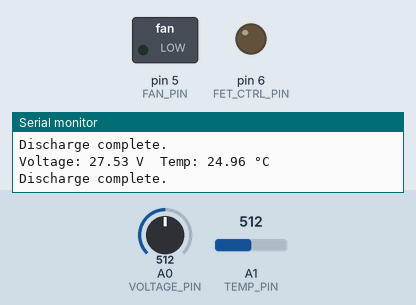
The sketch below on a simulated Arduino Uno, built with avr-gcc and run on an emulated ATmega328P. On the bench: switched loads named in the sketch (green lamp = pin HIGH), output pins drawn as LEDs (lit = HIGH), the last lines printed to the serial monitor. The inputs (shaded band) are chosen by the test bench; at power-on: A1 (TEMP_PIN) = 512, A0 (VOLTAGE_PIN) = 512.

Above: at 1.8 s.
1.9 s: A1 (TEMP_PIN) set to 285
3.4 s: A1 (TEMP_PIN) set to 256
At 4.6 s:
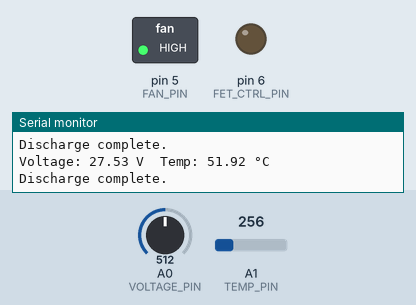
5.5 s: A1 (TEMP_PIN) set to 346
7.2 s: A1 (TEMP_PIN) set to 367
At 9.1 s:
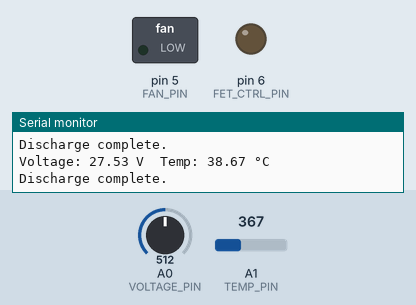
9.5 s: A1 (TEMP_PIN) set to 122
At 10.8 s:
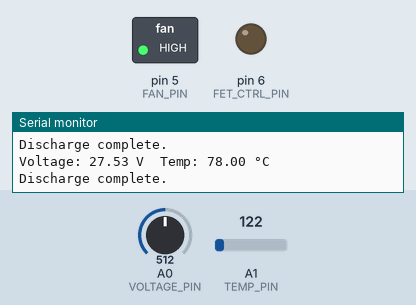
Timing chart, 0 to 12.5 s (numbered marks = the images above; inputs shaded):
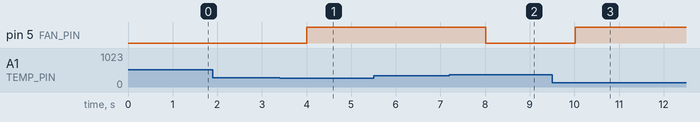

The sketch:

12SDischarger.ino
```cpp
/*
  12S LiPo Discharger (Arduino Firmware)
*/

#define VOLTAGE_PIN A0
#define TEMP_PIN     A1
#define FAN_PIN      5
#define FET_CTRL_PIN 6

const float R1 = 100000.0;
const float R2 = 10000.0;
const float THERMISTOR_BETA = 3950.0;
const float THERMISTOR_NOMINAL = 10000.0;
const float TEMPERATURE_NOMINAL = 25.0;
const float SERIES_RESISTOR = 10000.0;

const float CUTOFF_VOLTAGE = 45.6;
const float FAN_ON_TEMP = 50.0;
const float FAN_OFF_TEMP = 40.0;

void setup() {
  pinMode(FAN_PIN, OUTPUT);
  pinMode(FET_CTRL_PIN, OUTPUT);
  digitalWrite(FAN_PIN, LOW);
  digitalWrite(FET_CTRL_PIN, HIGH);
  Serial.begin(9600);
}

float readBatteryVoltage() {
  int raw = analogRead(VOLTAGE_PIN);
  float voltage = raw * (5.0 / 1023.0);
  return voltage * ((R1 + R2) / R2);
}

float readTemperatureC() {
  int raw = analogRead(TEMP_PIN);
  float voltage = raw * (5.0 / 1023.0);
  float resistance = SERIES_RESISTOR / ((5.0 / voltage) - 1.0);
  float steinhart;
  steinhart = resistance / THERMISTOR_NOMINAL;
  steinhart = log(steinhart);
  steinhart /= THERMISTOR_BETA;
  steinhart += 1.0 / (TEMPERATURE_NOMINAL + 273.15);
  steinhart = 1.0 / steinhart;
  steinhart -= 273.15;
  return steinhart;
}

void loop() {
  float voltage = readBatteryVoltage();
  float temp = readTemperatureC();

  Serial.print("Voltage: "); Serial.print(voltage); Serial.print(" V	");
  Serial.print("Temp: "); Serial.print(temp); Serial.println(" °C");

  if (voltage <= CUTOFF_VOLTAGE) {
    digitalWrite(FET_CTRL_PIN, LOW);
    Serial.println("Discharge complete.");
  }

  if (temp >= FAN_ON_TEMP) {
    digitalWrite(FAN_PIN, HIGH);
  } else if (temp <= FAN_OFF_TEMP) {
    digitalWrite(FAN_PIN, LOW);
  }

  delay(1000);
}
```

Measured:
- the behaviour switches between 271 and 270 on A1 (TEMP_PIN) (found by bisection; images 0 and 1)
- the behaviour switches between 354 and 355 on A1 (TEMP_PIN) (found by bisection; images 1 and 2)
- after the input at 3.4 s, pin 5 (FAN_PIN): LOW → HIGH after 0.61 s
- after the input at 7.2 s, pin 5 (FAN_PIN): HIGH → LOW after 0.82 s
- after the input at 9.5 s, pin 5 (FAN_PIN): LOW → HIGH after 0.52 s
